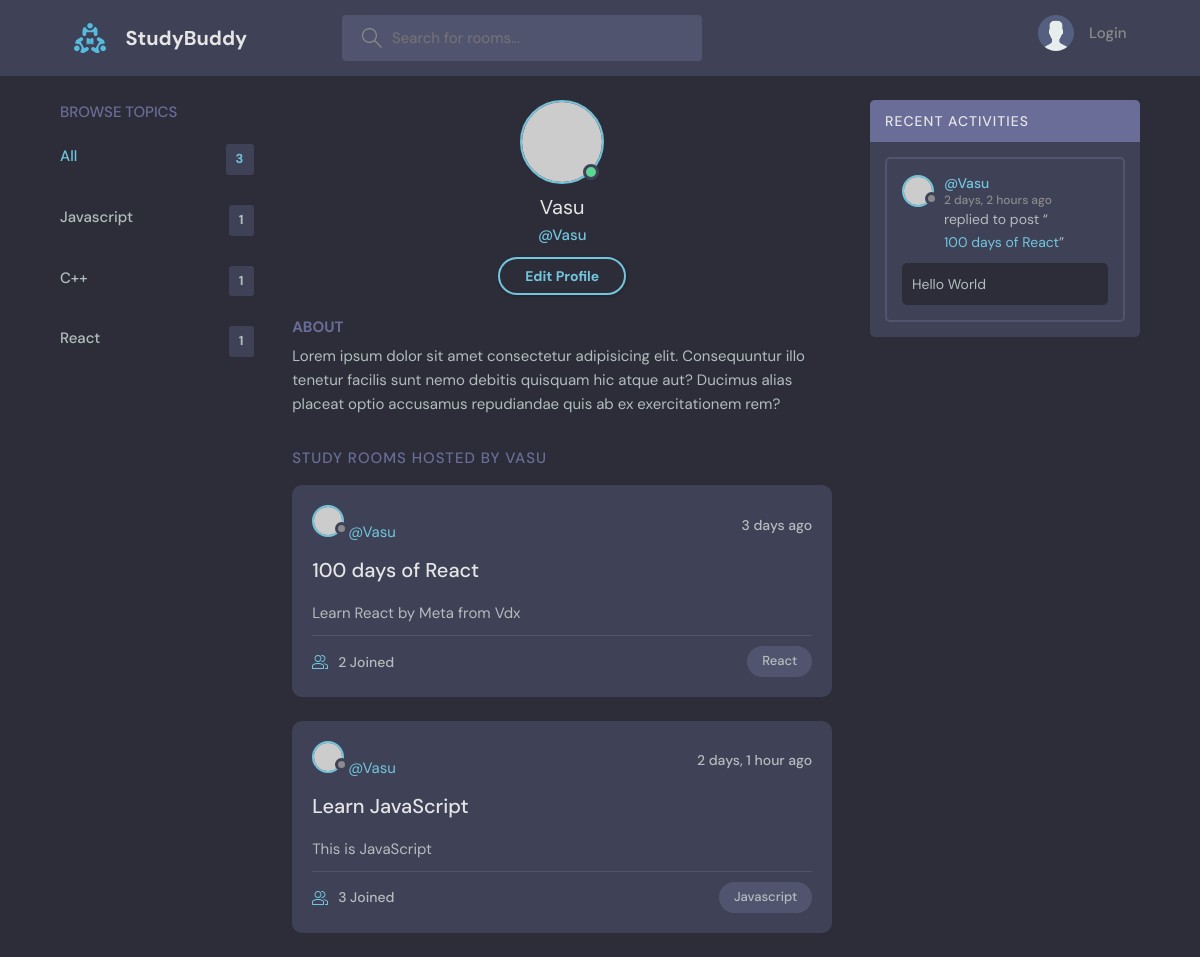
The page /user/2/ on the database as committed earlier.
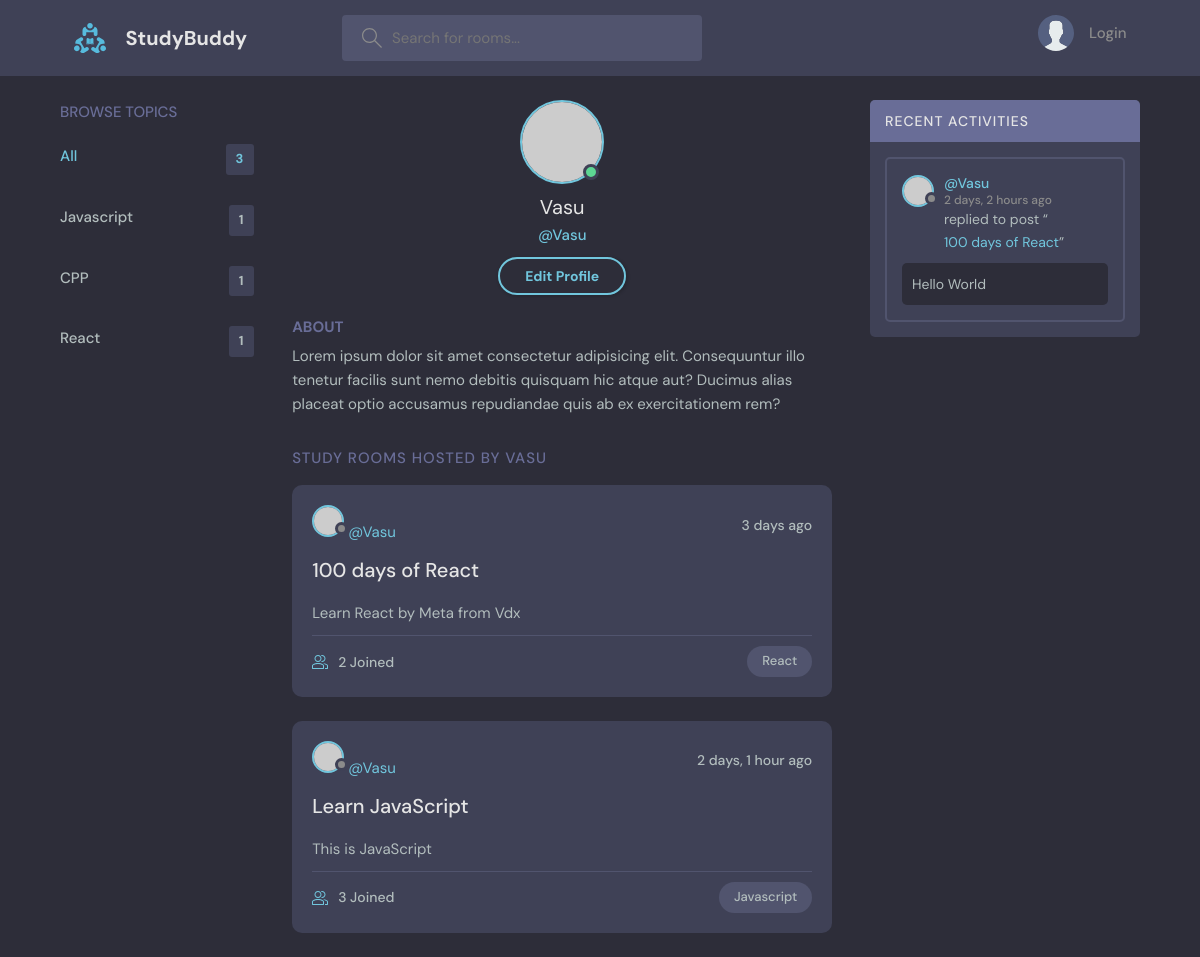
The same page on the database as committed later.
### base/models.py (models this page shows, shortened)
class Topic(models.Model):
    name = models.CharField(max_length=200)

### base/views.py (the view)
# urls.py: path('user/<str:pk>/', views.userProfile, name = 'profile'),
def userProfile(request, pk):
    user = User.objects.get(id=pk)
    rooms = user.room_set.all() #type:ignore
    topics = Topic.objects.all()
    room_messages = user.message_set.all() #type:ignore
    context = {'user': user, 'rooms': rooms,
               'topics': topics, 'room_messages': room_messages}
    return render(request, 'base/profile.html', context)

### base/models.py (called while the page is built)
    def __str__(self):
        return self.name

    def __str__(self):
        return self.body[0:50]

### templates/base/profile.html (shortened to what this page needs)
{% extends 'main.html' %} {% block content %}
<!DOCTYPE html>
<html lang="en">
<head>
  <link rel="stylesheet" href="style.css" />
</head>
<body>
  <main class="profile-page layout layout--3">
    <div class="container">
      {% include 'base/topic_component.html'%}
      <div class="roomList">
        <div class="profile">
          <div class="profile__avatar">
            <div class="avatar avatar--large active">
              <img src="https://randomuser.me/api/portraits/men/11.jpg" />
            </div>
          </div>
          <div class="profile__info">
            <h3>{{user.username}}</h3>
            <p>@{{user.username}}</p>
            <a href="edit-user.html" class="btn btn--main btn--pill">Edit Profile</a>
          </div>
          <div class="profile__about">
            <h3>About</h3>
            <p>
              Lorem ipsum dolor sit amet consectetur adipisicing elit. Consequuntur illo tenetur
              facilis sunt nemo debitis quisquam hic atque aut? Ducimus alias placeat optio
              accusamus repudiandae quis ab ex exercitationem rem?
            </p>
          </div>
        </div>
        <div class="roomList__header">
          <div>
            <h2>Study Rooms Hosted by {{user}}</a>
            </h2>
          </div>
        </div>
        <div>{% include 'base/feed_component.html'%}</div>
      </div>
      <div class="activities">
        <div class="activities__header">
          <h2>Recent Activities</h2>
        </div>
       <div>{% include 'base/activity_feed.html' %}</div>
      </div>
    </div>
  </main>
{% endblock %}

### templates/base/topic_component.html (shortened to what this page needs)
<div class="topics">
  <div class="topics__header">
    <h2>Browse Topics</h2>
  </div>
  <ul class="topics__list">
    <li>
      <a href="{% url 'home' %}" class="active">
        All <span>{{topics.count}}</span></a
      >
    </li>
    {% for topic in topics%}
    <li>
      <a href="{% url 'home' %}?q={{topic.name}}"
        >{{topic.name}} <span>{{topic.room_set.all.count}}</span></a
      >
    </li>
    {%endfor%}
  </ul>
</div>

Rows that differ between the two databases and show on the page:
changed Topic: name "C++" → "CPP"
